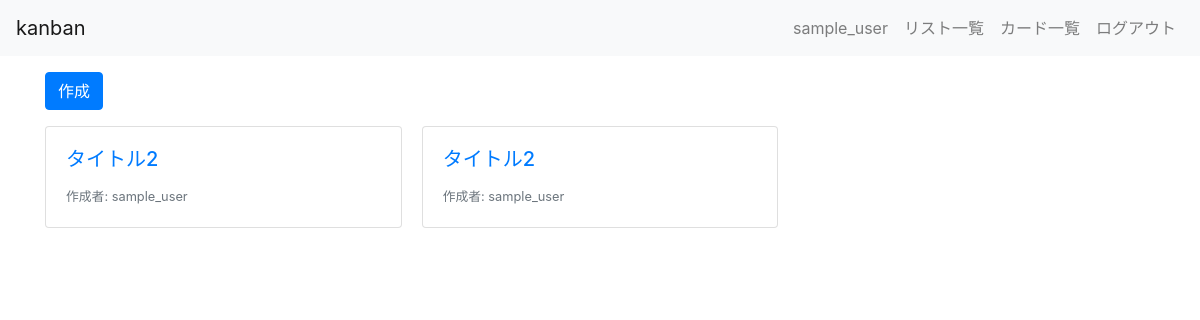
The page /kanban/cards/ (signed in) on the database as committed earlier.
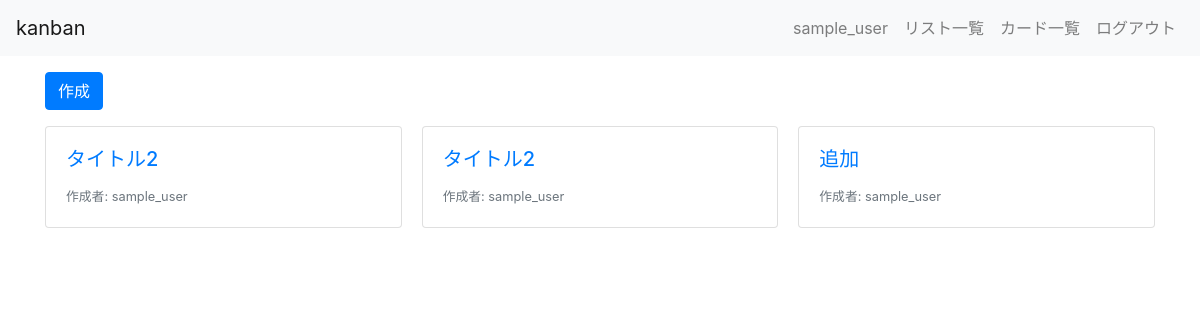
The same page on the database as committed later.
### kanban/models.py (models this page shows, shortened)
class Card(models.Model):
    title = models.CharField(max_length=200)
    description = models.TextField()
    user = models.ForeignKey(User, on_delete=models.CASCADE)
    list = models.ForeignKey(List, on_delete=models.CASCADE)

### kanban/views.py (the view)
# urls.py: path("cards/", views.CardListView.as_view(), name="cards_list"),
class CardListView(LoginRequiredMixin, ListView):
    model = Card
    template_name = "kanban/cards/list.html"

### kanban/templates/kanban/cards/list.html
{% extends "kanban/base.html" %}
{% block content %}
<div class="container">
  <h1>カード一覧</h1>
  <a class="btn btn-primary my-3" href="{% url 'kanban:cards_create' %}" role="button">作成</a>
  <div class="card-columns">
    {% for card in card_list %}
    <a href="{% url 'kanban:cards_detail' card.pk %}" class="card">
      <div class="card-body">
        <h5 class="card-title">{{ card.title }}</h5>
        <footer>
          <small class="text-muted">作成者: {{ card.user.username }}</small>
        </footer>
      </div>
    </a>
    {% endfor %}
  </div>
</div>
{% endblock %}

Rows that differ between the two databases and show on the page:
added Card: title "追加", user.username "sample_user"
